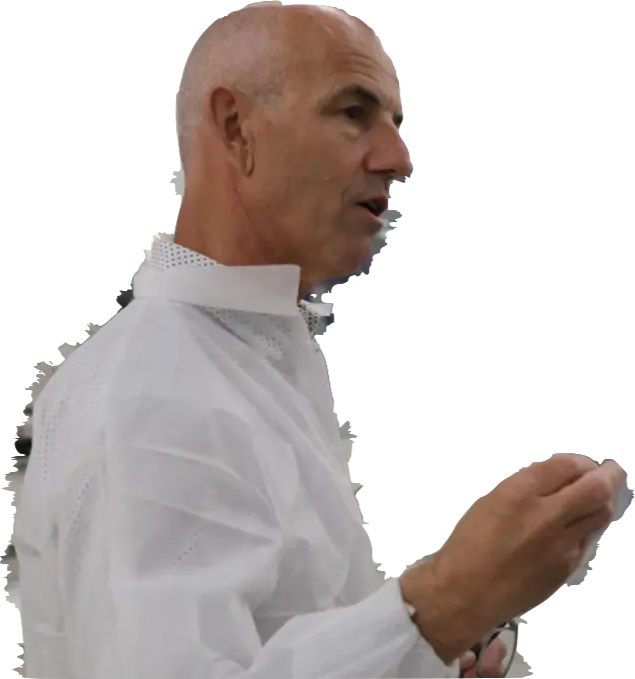
#> input picture data/leccia.jpg, 635 x 679 px
$ python interactive_jerome.py
#> lines starting #> are read from the running program, lines starting #| are printed output that depends on the picture; after the words box and inside, x2 and y2 are one past the last pixel; in counts of white or black regions, pixels touching at a corner belong together
#> further down, image is the input picture: shape (679, 635, 3); mean R, G, B 202.8, 195.1, 192.4
### fdog.py
from skimage.filters import gaussian
from skimage.util import img_as_float
import numpy as np


def difference_of_gaussians(
    image,
    low_sigma,
    high_sigma=None,
    *,
    mode="nearest",
    cval=0,
    channel_axis=None,
    truncate=4.0,
    p=None,
):
    """
    Stolen from scikit_image.
    """
#> called with low_sigma = 5, high_sigma = 8.5, mode = 'nearest', cval = 0, truncate = 4, p = 5
    image = img_as_float(image)
    low_sigma = np.array(low_sigma, dtype="float", ndmin=1)
    if high_sigma is None:
        high_sigma = low_sigma * 1.6
    else:
        high_sigma = np.array(high_sigma, dtype="float", ndmin=1)

    if channel_axis is not None:
        spatial_dims = image.ndim - 1
    else:
        spatial_dims = image.ndim
#> spatial_dims = 3

    if len(low_sigma) != 1 and len(low_sigma) != spatial_dims:
        raise ValueError(
            "low_sigma must have length equal to number of" " spatial dimensions of input"
        )
    if len(high_sigma) != 1 and len(high_sigma) != spatial_dims:
        raise ValueError(
            "high_sigma must have length equal to number of" " spatial dimensions of input"
        )

    low_sigma = low_sigma * np.ones(spatial_dims)
#> low_sigma = [5, 5, 5]
    high_sigma = high_sigma * np.ones(spatial_dims)
#> high_sigma = [8.5, 8.5, 8.5]

    if any(high_sigma < low_sigma):
        raise ValueError("high_sigma must be equal to or larger than" "low_sigma for all axes")

    im1 = gaussian(
        image,
        low_sigma,
        mode=mode,
        cval=cval,
        channel_axis=channel_axis,
        truncate=truncate,
        preserve_range=False,
    )
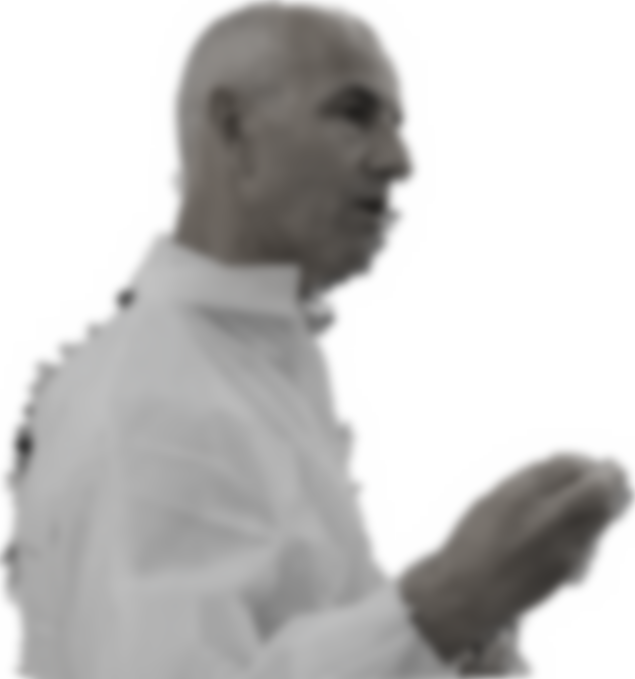
#> im1: shape (679, 635, 3) float64; mean of channels 0, 1, 2 0.778, 0.774, 0.771; drawn as R, G, B

    im2 = gaussian(
        image,
        high_sigma,
        mode=mode,
        cval=cval,
        channel_axis=channel_axis,
        truncate=truncate,
        preserve_range=False,
    )

    if p is not None and p != 0:
        return (1 + p) * im1 - p * im2
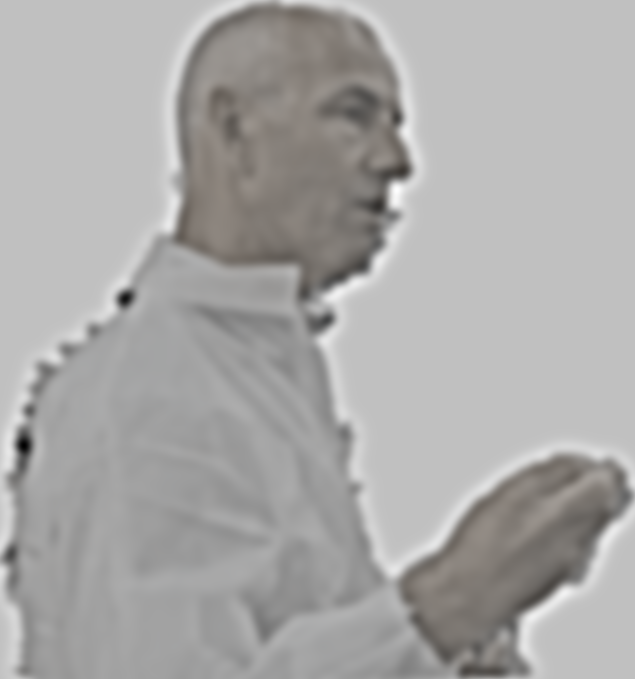
#> returned value: shape (679, 635, 3) float64; mean of channels 0, 1, 2 0.78, 0.771, 0.761; drawn with min black and max white
    else:
        return im1 - im2

### interactive_jerome.py
import matplotlib.pyplot as plt
import numpy as np
from fdog import difference_of_gaussians
from skimage.filters import threshold_otsu, threshold_mean
from skimage.morphology import dilation
import skimage as ski

from matplotlib.widgets import Button, Slider


def big_dawg(image, sigma, p, dilation_size=1):
    if dilation_size == 1:
        footprint = None
    else:
        footprint = np.ones((dilation_size, dilation_size))
    dog_response = ski.color.rgb2gray(
        difference_of_gaussians(image, sigma, high_sigma=1.7 * sigma, p=p)
    )
    thresh_otsu = dog_response > threshold_otsu(dog_response)
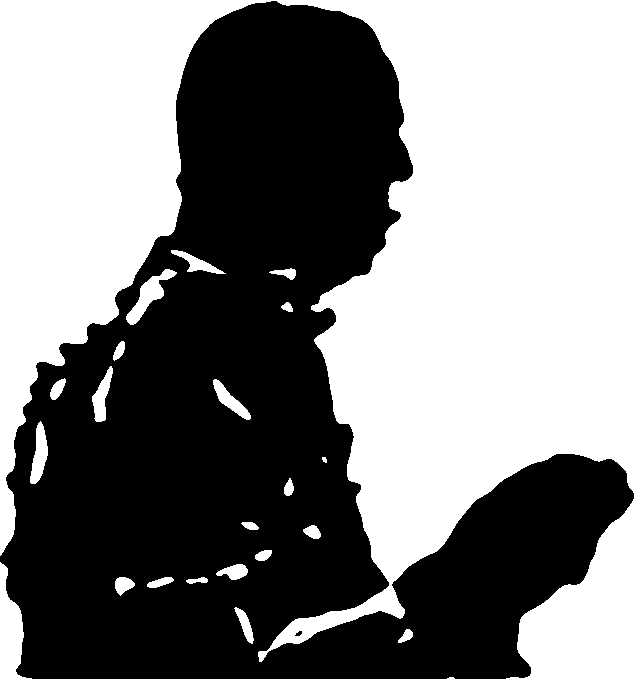
#> thresh_otsu: shape (679, 635) bool; 51.2% white; 2 black regions, box (x1, y1, x2, y2) and area: (0, 1, 634, 679) 210199, (295, 631, 302, 636) 23
    edge_image_otsu = 1 - (thresh_otsu ^ dilation(thresh_otsu, footprint=footprint))
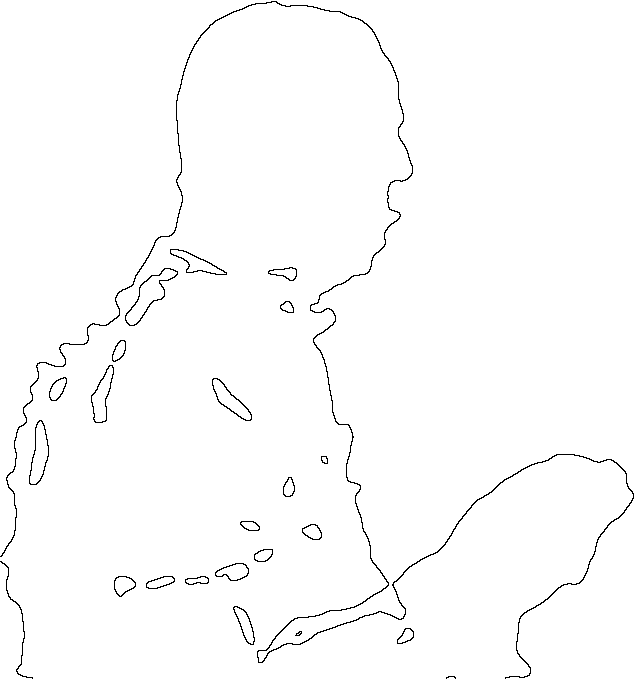
#> edge_image_otsu: shape (679, 635) int64; values 0 (black) and 1 (white), 98.8% white; black in thin lines or dots
    thresh_mean = dog_response > threshold_mean(dog_response)
#> thresh_mean: shape (679, 635) bool; 50.6% white; 1 black region, box (x1, y1, x2, y2) and area: (0, 1, 634, 679) 212874
    edge_image_mean = 1 - (thresh_mean ^ dilation(thresh_mean, footprint=footprint))
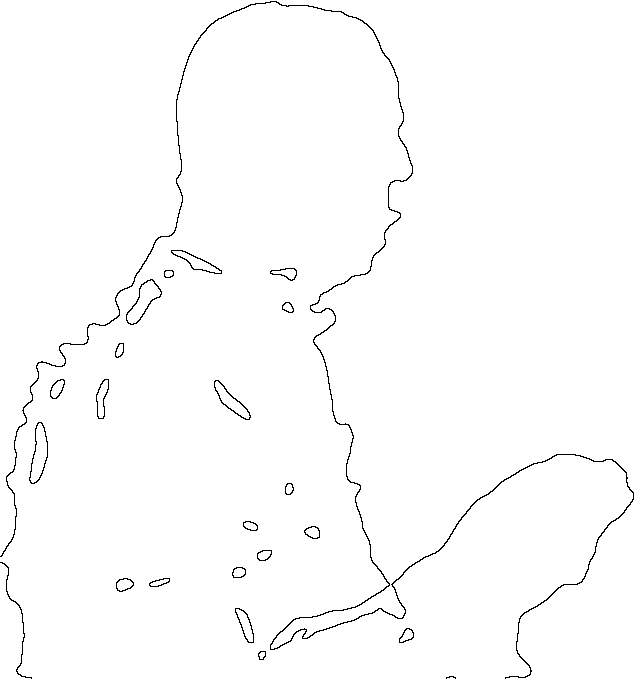
#> edge_image_mean: shape (679, 635) int64; values 0 (black) and 1 (white), 98.9% white; black in thin lines or dots
    canny_edge_image = 1 - ski.feature.canny(ski.color.rgb2gray(image))
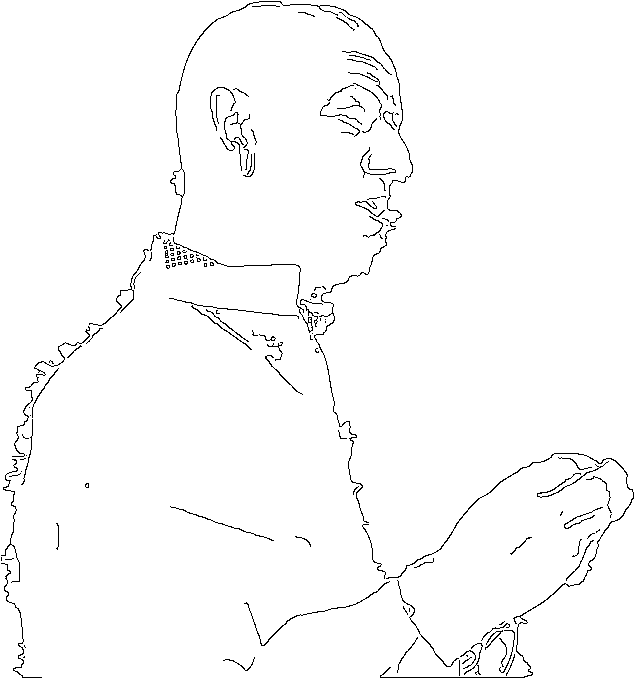
#> canny_edge_image: shape (679, 635) int64; values 0 (black) and 1 (white), 98.2% white; black in thin lines or dots
    # canny_edge_image = edge_image_mean
    return dog_response, thresh_otsu, thresh_mean, edge_image_otsu, edge_image_mean, canny_edge_image


init_sigma = 5
init_p = 5
init_dilation_size = 3


image = ski.io.imread("data/leccia.jpg")

dog_response, thresh_otsu, thresh_mean, edge_image_otsu, edge_image_mean , canny_edge_image= big_dawg(
    image, sigma=init_sigma, p=init_p, dilation_size=init_dilation_size
)

# Create the figure and the line that we will manipulate
fig, ax = plt.subplots(2, 3)
im_dog = ax[0, 0].imshow(dog_response, cmap="gray")
im_thresh_otsu = ax[0, 1].imshow(thresh_otsu, cmap="gray")
im_edge_otsu = ax[0, 2].imshow(edge_image_otsu, cmap="gray")
ax[1,0].imshow(canny_edge_image, cmap="gray")
im_thresh_mean = ax[1, 1].imshow(thresh_mean, cmap="gray")
im_edge_mean = ax[1, 2].imshow(edge_image_mean, cmap="gray")

# adjust the main plot to make room for the sliders
fig.subplots_adjust(left=0.25, bottom=0.25)

# Make a horizontal slider to control the frequency.
axsigma = fig.add_axes([0.25, 0.1, 0.65, 0.03])
sigma_slider = Slider(
    ax=axsigma,
    label="Low sigma",
    valmin=0.1,
    valmax=30,
    valinit=init_sigma,
)

axp = fig.add_axes([0.25, 0.065, 0.65, 0.03])
p_slider = Slider(
    ax=axp,
    label="p",
    valmin=0,
    valmax=50,
    valinit=init_p,
)

axdilate = fig.add_axes([0.25, 0.03, 0.65, 0.03])
dilate_slider = Slider(
    ax=axdilate,
    label="Dilation size",
    valmin=1,
    valmax=10,
    valstep=list(range(1, 11)),
    valinit=init_dilation_size,
)


# The function to be called anytime a slider's value changes
def update(val):
    dog_response, thresh_otsu, thresh_mean, edge_image_otsu, edge_image_mean, canny_edge_image = big_dawg(
        image, sigma=sigma_slider.val, p=p_slider.val, dilation_size=int(dilate_slider.val)
    )
    im_dog.set_data(dog_response)
    im_thresh_otsu.set_data(thresh_otsu)
    im_edge_otsu.set_data(edge_image_otsu)
    im_thresh_mean.set_data(thresh_mean)
    im_edge_mean.set_data(edge_image_mean)

    fig.canvas.draw_idle()


# register the update function with each slider
sigma_slider.on_changed(update)
p_slider.on_changed(update)
dilate_slider.on_changed(update)


plt.show()
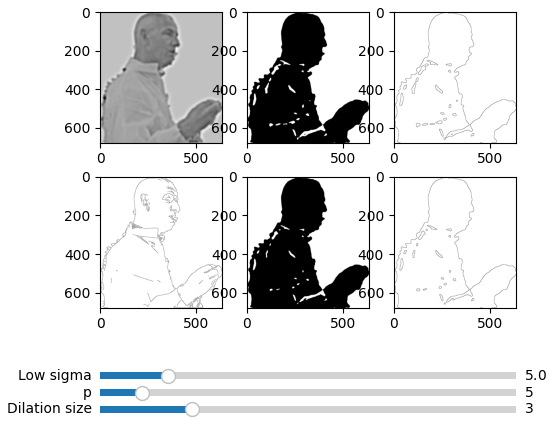
#> figure drawn by matplotlib, 9 panels

$ run again, with data/patxi - copie.jpg copied over data/leccia.jpg
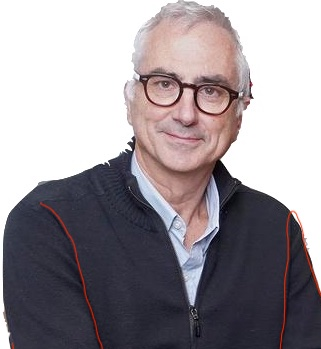
#> input picture data/patxi - copie.jpg, 321 x 349 px
#> image is the input picture: shape (349, 321, 3); mean R, G, B 153.8, 147.2, 152.5
#> in big_dawg, `thresh_otsu = dog_response > threshold_otsu(dog_response)`:
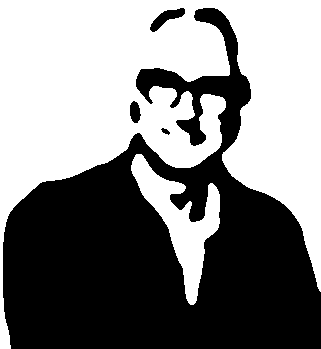
#> thresh_otsu: shape (349, 321) bool; 51.7% white; 4 black regions, box (x1, y1, x2, y2) and area: (3, 8, 321, 349) 53556, (150, 8, 185, 32) 343, (130, 101, 141, 123) 181, (161, 128, 170, 135) 34
#> edge_image_otsu: shape (349, 321) int64; values 0 (black) and 1 (white), 97.8% white; black in thin lines or dots
#> thresh_mean: shape (349, 321) bool; 51.2% white; 4 black regions, box (x1, y1, x2, y2) and area: (3, 8, 321, 349) 54001, (150, 7, 186, 33) 399, (130, 101, 141, 124) 206, (160, 127, 171, 136) 57
#> in big_dawg, `canny_edge_image = 1 - ski.feature.canny(ski.color.rgb2gray(image))`:
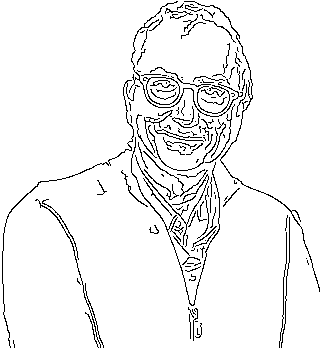
#> canny_edge_image: shape (349, 321) int64; values 0 (black) and 1 (white), 94.7% white; black in thin lines or dots

$ run again, with data/patxi.jpg copied over data/leccia.jpg
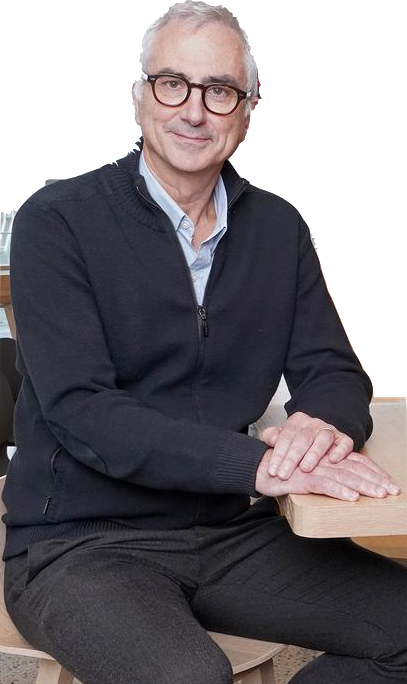
#> input picture data/patxi.jpg, 407 x 684 px
#> image is the input picture: shape (684, 407, 3); mean R, G, B 123.2, 118.4, 122.7
#> in big_dawg, `thresh_otsu = dog_response > threshold_otsu(dog_response)`:
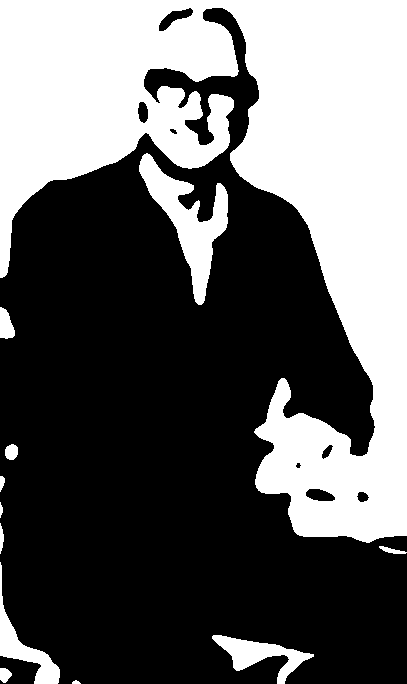
#> thresh_otsu: shape (684, 407) bool; 39.1% white; 12 white regions, largest, box (x1, y1, x2, y2) and area: (0, 0, 407, 543) 99708, (139, 153, 228, 305) 4576, (212, 635, 314, 684) 1815
#> edge_image_otsu: shape (684, 407) int64; values 0 (black) and 1 (white), 98.4% white; black in thin lines or dots
#> thresh_mean: shape (684, 407) bool; 40.8% white; 8 white regions, largest, box (x1, y1, x2, y2) and area: (0, 0, 407, 557) 102712, (139, 152, 229, 306) 5170, (0, 475, 62, 684) 2899
#> edge_image_mean: shape (684, 407) int64; values 0 (black) and 1 (white), 98.6% white; black in thin lines or dots
#> in big_dawg, `canny_edge_image = 1 - ski.feature.canny(ski.color.rgb2gray(image))`:
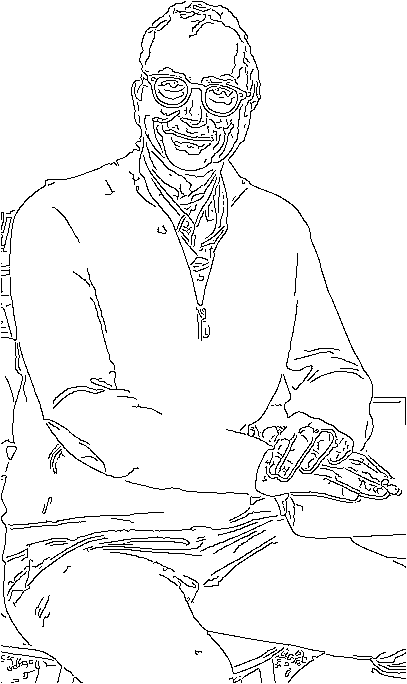
#> canny_edge_image: shape (684, 407) int64; values 0 (black) and 1 (white), 94.9% white; black in thin lines or dots
